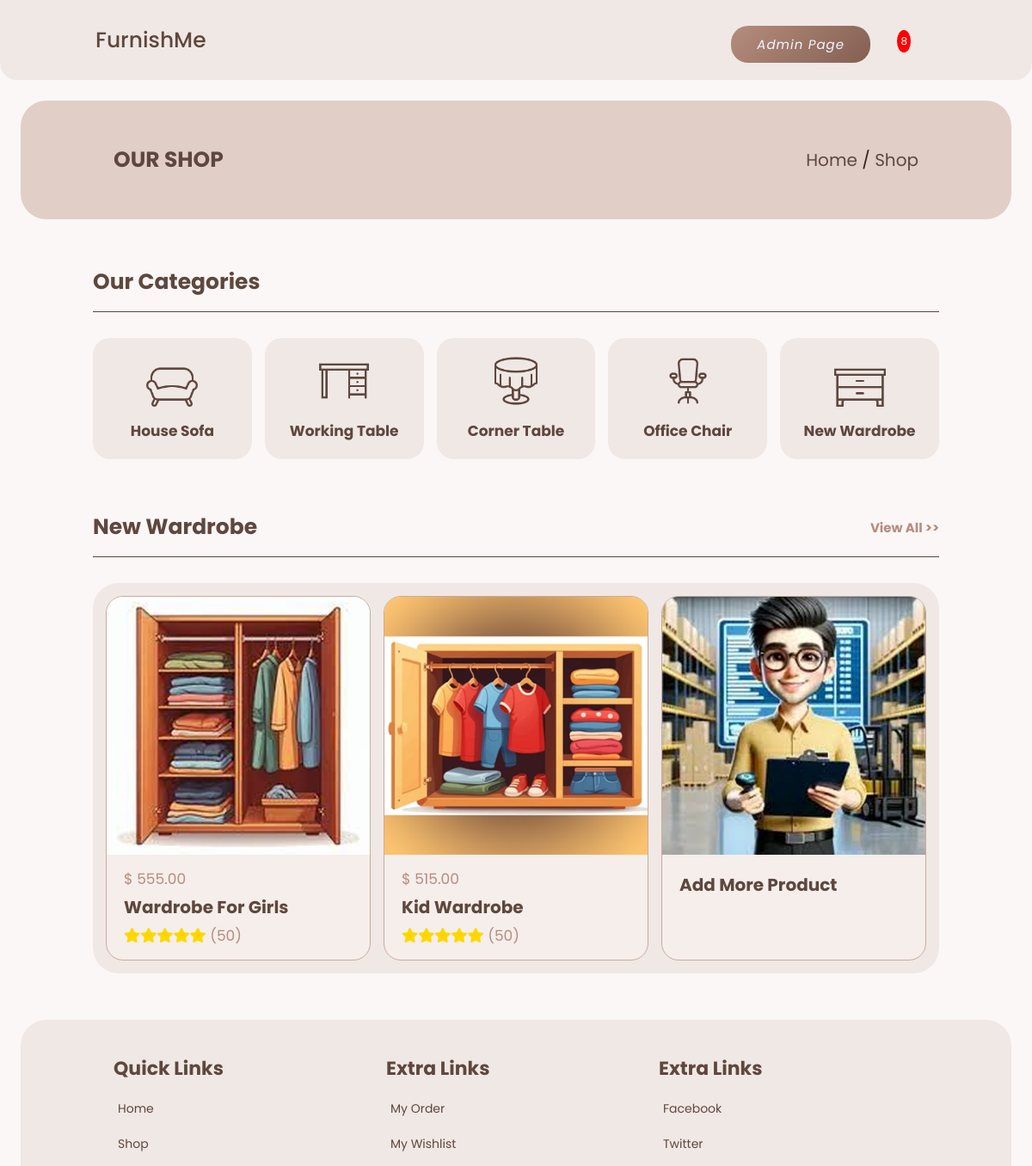
Before: /cat_newwardrobe.php (signed in, upper part) with the older database file.
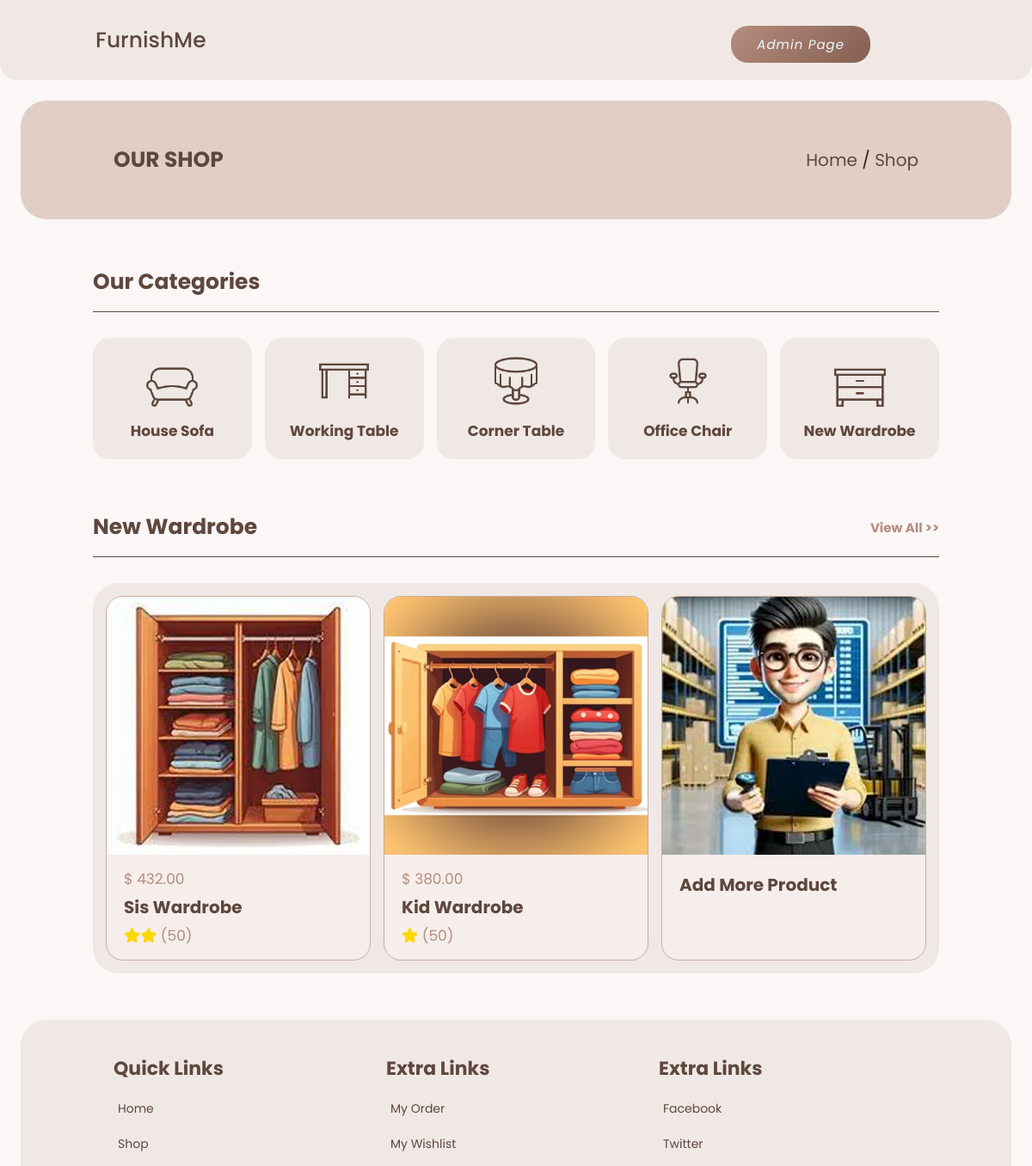
After: the same page with the newer database file.
### tables this page shows
CREATE TABLE IF NOT EXISTS `product` (
  `id` int NOT NULL AUTO_INCREMENT,
  `productname` varchar(20) NOT NULL,
  `price` int NOT NULL,
  `star` int NOT NULL,
  `image` varchar(200) NOT NULL,
  `category` varchar(200) NOT NULL,
  PRIMARY KEY (`id`)
);

### cat_newwardrobe.php (the view, shortened to what this page needs)
<!DOCTYPE html>
<html lang="en">
<head>
    <?php include('css.php'); ?>
</head>
<body>
    <?php include('connection.php'); ?>
    <?php include('header.php'); ?>
    <section class="heading">
        <h3>our shop</h3>
        <p><a href="index.php">home</a> / <span><a href="shop.php">shop</a></span></p>
    </section>
    <section class="category">
        <h1 class="title"> <span>our categories</span></h1>
        <div class="box-container">
        <a href="cat_housesofa.php" class="box">
                <img src="image/icon-1.png" alt="">
                <h3>house sofa</h3>
            </a>
            <a href="cat_workingtable.php" class="box">
                <img src="image/icon-2.png" alt="">
                <h3>working table</h3>
            </a>
            <a href="cat_cornertable.php" class="box">
                <img src="image/icon-3.png" alt="">
                <h3>corner table</h3>
            </a>
            <a href="cat_officechair.php" class="box">
                <img src="image/icon-4.png" alt="">
                <h3>office chair</h3>
            </a>
            <a href="cat_newwardrobe.php" class="box">
                <img src="image/icon-5.png" alt="">
                <h3>new wardrobe</h3>
            </a>
        </div>
    </section>
    <section class="products">
        <h1 class="title"> <span>New Wardrobe</span> <a href="#">view all >></a></h1>
        <div class="box-container">
            <?php
            include('connection.php');
            $query = "SELECT * FROM product";
            $rawdata = $connection->query($query);
            while (list($id, $name, $price, $star, $image, $category) = mysqli_fetch_array($rawdata)) {
                if($category== "New Wardrobe"){
                echo "<div class='box'>";
                echo "<div class='image'>";
                echo "<img src='image/product/$category/$image' alt='$name'>";
                echo "</div>";
                echo "<div class='content'>";
                echo  "<div class='price'>$ $price.00</div>";
                echo "<h3>$name</h3>";
                echo "<div class='stars'>";
                if ($star > 0 && $star < 6) {
                    for ($a = 1; $a <= $star; $a++) {
                        echo "<i class='fas fa-star'></i>";
                    }
                }
                echo "<span> (50) </span>";
                echo "</div>";
                echo "</div>";
                echo "</div>";
            }
            }
            ?>
            <?php if ($_SESSION['username'] == "admin") { ?>
            <div class="box">
                <div class="image">
                    <img src="image/add more.png" alt="">
                </div>
                <div class="content">
                    <h3>Add more Product</h3>
                </div>
            </div>
                <?php } ?>
        </div>
    </section>
    <?php include('footer.php'); ?>
</body>
</html>

### header.php (shortened to what this page needs)
<?php
include('connection.php');
?>
<header class="header">
    <a href="index.php" class="logo"> <i class="ri-menu-line"></i> FurnishMe </a>
    <div class="icons">
        <?php if ($_SESSION['username'] == "admin"): ?>
            <a href="admin/index.php" class="btn" style="height:50%!important; white-space: nowrap; background-color:#5e473e; color:aliceblue; font-size: 1.5rem; text-align:center; border-radius:2rem;"><i>admin page</i></a>
        <?php endif; ?>
        <div style="position: relative;">
            <?php
            $query = "SELECT * FROM shoppingcart";
            $rawdata = mysqli_query($connection, $query);
            while (list($id, $name, $quantity, $price, $total) = mysqli_fetch_array($rawdata)) {
                $itotal += $quantity;
            } ?>
            <?php if ($itotal > 0) { ?>
                <div id="cart-btn" class="cartnum" style="color:white; font-size:12px; position:absolute;right:-7px;top:-12px;border-radius:50%;"><?php echo $itotal; ?></div>
            <?php } ?>
        </div>
    </div>
</header>

Changed rows visible on the page:
removed product: category+image (picture), price "555", productname "Wardrobe For Girls", star 5 (drawn)
removed product: category+image (picture), price "515", productname "Kid Wardrobe", star 5 (drawn)
added product: category+image (picture), price "432", productname "Sis Wardrobe", star 2 (drawn)
now on this page (row edited): product: category+image (picture), price "380", productname "Kid Wardrobe", star 1 (drawn)
Other visible differences:
$itotal: "8" → (not shown)
